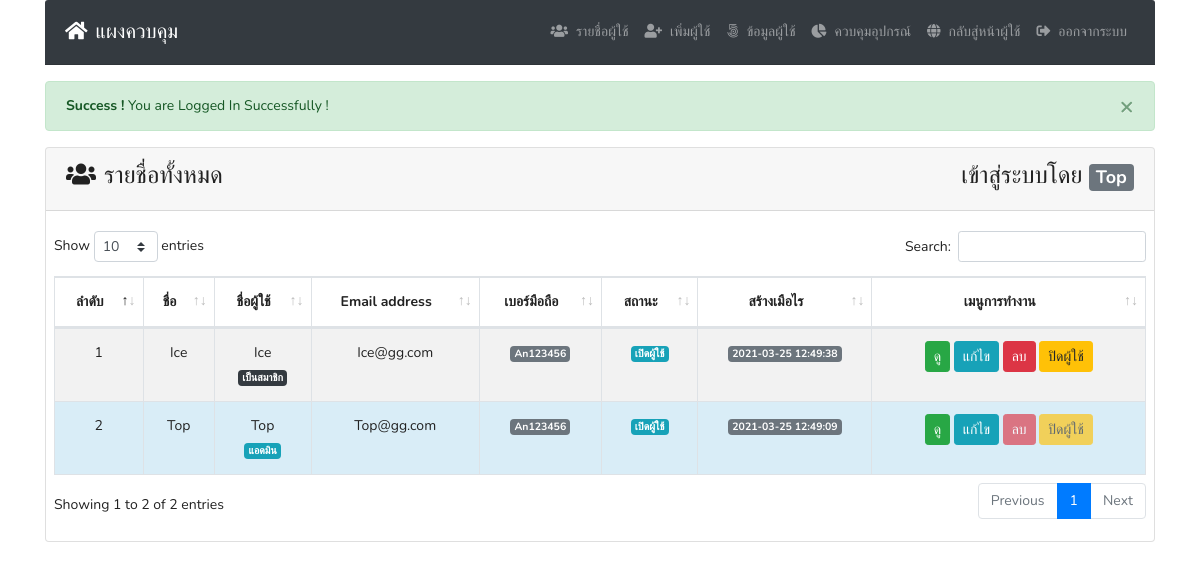
Page /index.php (signed in) on the committed database.
### tables this page shows
CREATE TABLE `tbl_users` (
  `id` int(11) NOT NULL,
  `name` varchar(255) DEFAULT NULL,
  `username` varchar(255) DEFAULT NULL,
  `email` varchar(255) DEFAULT NULL,
  `password` varchar(255) DEFAULT NULL,
  `mobile` varchar(25) DEFAULT NULL,
  `roleid` tinyint(4) DEFAULT NULL,
  `isActive` tinyint(4) DEFAULT 0,
  `created_at` timestamp NOT NULL DEFAULT current_timestamp(),
  `updated_at` timestamp NOT NULL DEFAULT current_timestamp()
);

### index.php (the view, shortened to what this page needs)
<?php
include 'inc/header.php';
$logMsg = Session::get('logMsg');
if (isset($logMsg)) {
  echo $logMsg;
}
?>
      <div class="card ">
        <div class="card-header">
          <h3><i class="fas fa-users mr-2"></i>รายชื่อทั้งหมด<span class="float-right">เข้าสู่ระบบโดย <strong>
            <span class="badge badge-lg badge-secondary text-white">
<?php
$username = Session::get('username');
if (isset($username)) {
  echo $username;
}
 ?></span>
          </strong></span></h3>
        </div>
        <div class="card-body pr-2 pl-2">
          <table id="example" class="table table-striped table-bordered" style="width:100%">
                  <thead>
                    <tr>
                      <th  class="text-center">ลำดับ</th>
                      <th  class="text-center">ชื่อ</th>
                      <th  class="text-center">ชื่อผู้ใช้</th>
                      <th  class="text-center">Email address</th>
                      <th  class="text-center">เบอร์มือถือ</th>
                      <th  class="text-center">สถานะ</th>
                      <th  class="text-center">สร้างเมือไร</th>
                      <th  width='25%' class="text-center">เมนูการทำงาน</th>
                    </tr>
                  </thead>
                  <tbody>
                    <?php
                      $allUser = $users->selectAllUserData();
                      if ($allUser) {
                        $i = 0;
                        foreach ($allUser as  $value) {
                          $i++;
                     ?>
                      <tr class="text-center"
                      <?php if (Session::get("id") == $value->id) {
                        echo "style='background:#d9edf7' ";
                      } ?>
                      >
                        <td><?php echo $i; ?></td>
                        <td><?php echo $value->name; ?></td>
                        <td><?php echo $value->username; ?> <br>
                          <?php if ($value->roleid  == '1'){
                          echo "<span class='badge badge-lg badge-info text-white'>แอดมิน</span>";
                        } elseif ($value->roleid == '2') {
                          echo "<span class='badge badge-lg badge-dark text-white'>ผู้แก้ไข</span>";
                        }elseif ($value->roleid == '3') {
                            echo "<span class='badge badge-lg badge-dark text-white'>เป็นสมาชิก</span>";
                        } ?></td>
                        <td><?php echo $value->email; ?></td>
                        <td><span class="badge badge-lg badge-secondary text-white"><?php echo $value->mobile; ?></span></td>
                        <td>
                          <?php if ($value->isActive == '0') { ?>
                          <span class="badge badge-lg badge-info text-white">เปิดผู้ใช้</span>
                        <?php }else{ ?>
                    <span class="badge badge-lg badge-danger text-white">ปิดผู้ใช้</span>
                        <?php } ?>
                        </td>
                        <td><span class="badge badge-lg badge-secondary text-white"><?php echo $users->formatDate($value->created_at);  ?></span></td>
                        <td>
                          <?php if ( Session::get("roleid") == '1') {?>
                            <a class="btn btn-success btn-sm
                            " href="profile.php?id=<?php echo $value->id;?>">ดู</a>
                            <a class="btn btn-info btn-sm " href="profile.php?id=<?php echo $value->id;?>">แก้ไข</a>
                            <a onclick="return confirm('Are you sure To Delete ?')" class="btn btn-danger
                    <?php if (Session::get("id") == $value->id) {
                      echo "disabled";
                    } ?>
                             btn-sm " href="?remove=<?php echo $value->id;?>">ลบ</a>
                             <?php if ($value->isActive == '0') {  ?>
                               <a onclick="return confirm('Are you sure To Deactive ?')" class="btn btn-warning
                       <?php if (Session::get("id") == $value->id) {
                         echo "disabled";
                       } ?>
                                btn-sm " href="?deactive=<?php echo $value->id;?>">ปิดผู้ใช้</a>
                             <?php } ?>
                        <?php  }elseif(Session::get("id") == $value->id  && Session::get("roleid") == '2'){ ?>
                          <a class="btn btn-success btn-sm " href="profile.php?id=<?php echo $value->id;?>">ดู</a>
                          <a class="btn btn-info btn-sm " href="profile.php?id=<?php echo $value->id;?>">แก้ไข</a>
                        <?php }elseif(Session::get("id") == $value->id  && Session::get("roleid") == '3'){ ?>
                          <a class="btn btn-success btn-sm " href="profile.php?id=<?php echo $value->id;?>">ดู</a>
                          <a class="btn btn-info btn-sm " href="profile.php?id=<?php echo $value->id;?>">แก้ไข</a>
                        <?php } ?>
                        </td>
                      </tr>
                    <?php }}else{ ?>
                      <tr class="text-center">
                      <td>No user availabe now !</td>
                    </tr>
                    <?php } ?>
                  </tbody>
              </table>
        </div>
      </div>
  <?php
  include 'inc/footer.php';
  ?>

### inc/header.php (shortened to what this page needs)
<?php
$filepath = realpath(dirname(__FILE__));
include_once $filepath."/../lib/Session.php";
$users = new Users();
?>
<!DOCTYPE html>
<html lang="en" dir="ltr">
  <head>
    <link rel="stylesheet" href="assets/bootstrap.min.css">
    <link href="https://use.fontawesome.com/releases/v5.0.4/css/all.css" rel="stylesheet">
    <link rel="stylesheet" href="assets/dataTables.bootstrap4.min.css">
    <link rel="stylesheet" href="assets/style.css">
  </head>
  <body>
    <div class="container">
      <nav class="navbar navbar-expand-md navbar-dark bg-dark card-header">
        <a class="navbar-brand" href="index.php"><i class="fas fa-home mr-2"></i>แผงควบคุม</a>
        <div class="collapse navbar-collapse" id="navbarsExampleDefault">
          <ul class="navbar-nav ml-auto">
          <?php if (Session::get('id') == TRUE) { ?>
            <?php if (Session::get('roleid') == '1') { ?>
              <li class="nav-item">
                  <a class="nav-link" href="index.php"><i class="fas fa-users mr-2"></i>รายชื่อผู้ใช้</span></a>
              </li>
              <li class="nav-item
              <?php
                          $path = $_SERVER['SCRIPT_FILENAME'];
                          $current = basename($path, '.php');
                          if ($current == 'addUser') {
                            echo " active ";
                          }
                         ?>">
                <a class="nav-link" href="addUser.php"><i class="fas fa-user-plus mr-2"></i>เพิ่มผู้ใช้</span></a>
              </li>
            <?php  } ?>
            <li class="nav-item
            <?php
      				$path = $_SERVER['SCRIPT_FILENAME'];
      				$current = basename($path, '.php');
      				if ($current == 'profile') {
      					echo "active ";
      				}
      			 ?>
            ">
              <a class="nav-link" href="profile.php?id=<?php echo Session::get("id"); ?>"><i class="fab fa-500px mr-2"></i>ข้อมูลผู้ใช้<span class="sr-only">(current)</span></a></li>
            <li><a class="nav-link" href="StatusAM.php?id=<?php echo Session::get("id"); ?>"><i class="fas fa-chart-pie mr-2"></i></i>ควบคุมอุปกรณ์ <span class="sr-only">(current)</span></a></li>
            <a class="nav-link" href="index.php?id=<?php echo Session::get("id"); ?>"><i class="fas fa-globe mr-2"></i>กลับสู่หน้าผู้ใช้<span class="sr-only">(current)</span></a></li>
            <li class="nav-item">
              <a class="nav-link" href="?action=logout"><i class="fas fa-sign-out-alt mr-2"></i>ออกจากระบบ</a>
            </li>
          <?php } ?>
          </ul>
        </div>
      </nav>

### inc/footer.php (shortened to what this page needs)
</html>

### rows in the picture
tbl_users: name "Ice", username "Ice", shows "เป็นสมาชิก", email "Ice@gg.com", mobile "An123456", isActive "เปิดผู้ใช้", created_at "2021-03-25 12:49:38"
tbl_users: name "Top", username "Top", shows "แอดมิน", email "Top@gg.com", mobile "An123456", isActive "เปิดผู้ใช้", created_at "2021-03-25 12:49:09"

### other values in the picture
$logMsg "× Success ! You are Logged In Successfully !"
$username "Top"
